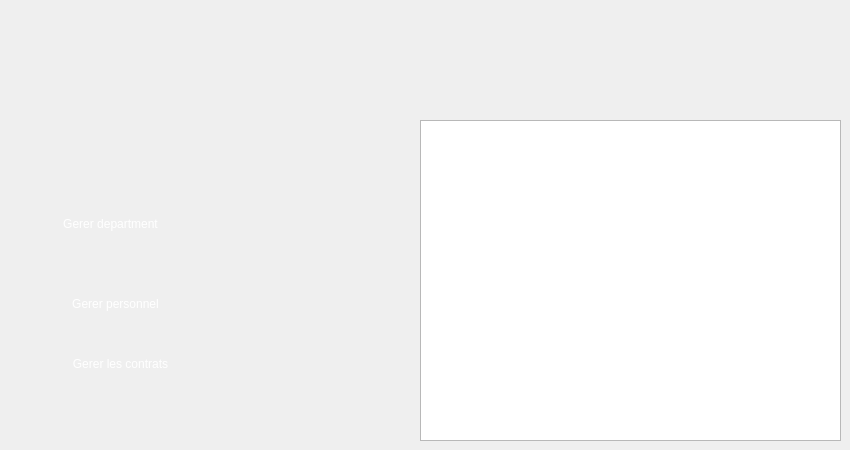
    <widget class="QWidget" name="page_17">
     <widget class="QTableView" name="tabledepartement">
      <property name="geometry">
       <rect>
        <x>420</x>
        <y>120</y>
        <width>421</width>
        <height>321</height>
       </rect>
      </property>
      <property name="styleSheet">
       <string notr="true">background-image: url(:/new/prefix1/img/back.png);</string>
      </property>
     </widget>
     <widget class="QPushButton" name="b_vehicules_12">
      <property name="geometry">
       <rect>
        <x>30</x>
        <y>210</y>
        <width>161</width>
        <height>28</height>
       </rect>
      </property>
      <property name="styleSheet">
       <string notr="true">

background-color: transparent;
	font: 10pt &quot;Segoe UI Historic&quot;;
	color: rgb(255, 255, 255);
background: none;
border: none;
background-repeat none;
</string>
      </property>
      <property name="text">
       <string>Gerer department</string>
      </property>
     </widget>
     <widget class="QPushButton" name="pushButton_54">
      <property name="geometry">
       <rect>
        <x>30</x>
        <y>290</y>
        <width>171</width>
        <height>28</height>
       </rect>
      </property>
      <property name="styleSheet">
       <string notr="true">

background-color: transparent;
	font: 10pt &quot;Segoe UI Historic&quot;;
	color: rgb(255, 255, 255);
background: none;
border: none;
background-repeat: none;
</string>
      </property>
      <property name="text">
       <string>Gerer personnel</string>
      </property>
     </widget>
     <widget class="QLabel" name="selected2_37">
      <property name="geometry">
       <rect>
        <x>-10</x>
        <y>200</y>
        <width>231</width>
        <height>51</height>
       </rect>
      </property>
      <property name="styleSheet">
       <string notr="true">
background-color: transparent;
background: none;
	border-image: url(:/selected2.png);
border: none;
background-repeat: none;
</string>
      </property>
      <property name="text">
       <string/>
      </property>
     </widget>
     <widget class="QPushButton" name="b_vehicules_25">
      <property name="geometry">
       <rect>
        <x>40</x>
        <y>350</y>
        <width>161</width>
        <height>28</height>
       </rect>
      </property>
      <property name="styleSheet">
       <string notr="true">

background-color: transparent;
	font: 10pt &quot;Segoe UI Historic&quot;;
	color: rgb(255, 255, 255);
background: none;
border: none;
background-repeat none;
</string>
      </property>
      <property name="text">
       <string>Gerer les contrats</string>
      </property>
     </widget>
     <zorder>selected2_37</zorder>
     <zorder>tabledepartement</zorder>
     <zorder>b_vehicules_12</zorder>
     <zorder>pushButton_54</zorder>
     <zorder>b_vehicules_25</zorder>
    </widget>
